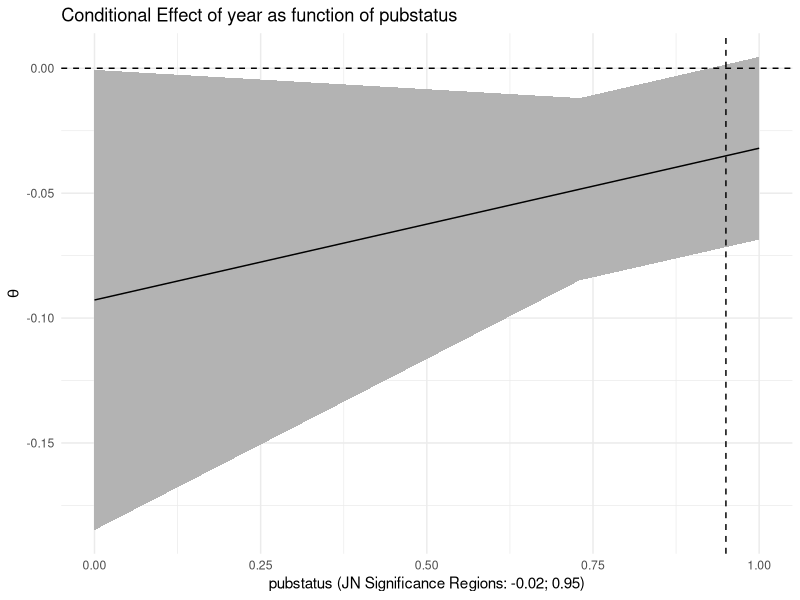

Write R code to recreate this figure.
## ---- chunk 1
jnt = function(.rma.mv, predictor, moderator, alpha = .05) {
    require(stringi)
    library(tidyverse)
    
    # get coefficient for the predictor
    b1 = .rma.mv$b[predictor, 1]
    # get coefficient for the interaction term
    b3 = .rma.mv$b[paste0(predictor, ":", moderator), 1]
    
    # standard error for the predictor term
    se_b1 = .rma.mv$se[which(rownames(summary(.rma.mv)$b) == predictor)]
    
    # standard error for the interaction term
    se_b3 = .rma.mv$se[which(rownames(summary(.rma.mv)$b) == paste0(predictor, ":", moderator))]
    
    # covariance for the predictor and the interaction term
    COV_b1b3 = .rma.mv$vb[which(rownames(summary(.rma.mv)$b) == predictor), which(rownames(summary(.rma.mv)$b) == paste0(predictor, ":", moderator))]
    
    # the t-critical value
    t_crit = qt(1 - alpha / 2, df.residual(.rma.mv))
    
    
    # see Bauer & Curran, 2005
    a = t_crit ^ 2 * se_b3 ^ 2 - b3 ^ 2
    
    b = 2 * (t_crit ^ 2 * COV_b1b3 - b1 * b3)
    
    c = t_crit ^ 2 * se_b1 ^ 2 - b1 ^ 2
    
    jn = c((-b - sqrt(b ^ 2 - 4 * a * c)) / (2 * a),
           (-b + sqrt(b ^ 2 - 4 * a * c)) / (2 * a))
    
    JN = sort(unname(jn))
    
    # see whether it's inside the two numbers or outside
    
    if (length(JN) != 0){
        # randomly pick a number between the two cutoffs
        test_num <- runif(1, JN[1], JN[2])
        test_theta = b1 + test_num * b3
        test_se_theta = sqrt(se_b1 ^ 2 + 2 * test_num * COV_b1b3 + test_num ^ 2 * se_b3 ^ 2)
        
        test.ci.lo_theta = test_theta - qt(1 - alpha / 2, df.residual(.rma.mv)) * test_se_theta
        test.ci.hi_theta = test_theta + qt(1 - alpha / 2, df.residual(.rma.mv)) * test_se_theta
        if (0 %in% c(test.ci.lo_theta:test.ci.hi_theta)){
            print("inside the range")
        } else {
            print("outside the range")
        }
    }
    
    
    return(JN)
    rm(.rma.mv)
}
## ---- chunk 2
theta_plot = function(.rma.mv,
                      predictor,
                      moderator,
                      alpha = .05,
                      jn = F) {
    require(dplyr)
    require(ggplot2)
    theme_set(theme_minimal())
    require(stringi)
    
    .data = tibble(
        # get coefficient for the predictor
        b1 = .rma.mv$b[predictor, 1],
        # get coefficient for the interaction term
        b3 = .rma.mv$b[paste0(predictor, ":", moderator), 1],
        
        Z = quantile(.rma.mv$X[, moderator], seq(0, 1, .01)),
        
        theta = b1 + Z * b3,
        
        # standard error for the predictor term
        se_b1 = .rma.mv$se[which(rownames(summary(.rma.mv)$b) == predictor)],
        
        # standard error for the interaction term
        se_b3 = .rma.mv$se[which(rownames(summary(.rma.mv)$b) == paste0(predictor, ":", moderator))],
        
        # covariance for the predictor and the interaction term
        COV_b1b3 = .rma.mv$vb[which(rownames(summary(.rma.mv)$b) == predictor), which(rownames(summary(.rma.mv)$b) == paste0(predictor, ":", moderator))], 
        
        se_theta = sqrt(se_b1 ^ 2 + 2 * Z * COV_b1b3 + Z ^ 2 * se_b3 ^ 2),
        
        ci.lo_theta = theta - qt(1 - alpha / 2, df.residual(.rma.mv)) * se_theta,
        ci.hi_theta = theta + qt(1 - alpha / 2, df.residual(.rma.mv)) * se_theta
    )
    
    
    if (jn) {
        JN = jnt(
            .rma.mv = .rma.mv,
            predictor = predictor,
            moderator = moderator,
            alpha = alpha
        )
        JN_lines = geom_vline(xintercept = JN, linetype = 2)
        JN_regions = ifelse(length(JN) == 0,
                            "no significance regions",
                            paste(round(JN, 2), collapse = "; "))
        Xlab = paste0(moderator, " (JN Significance Regions: ", JN_regions, ")")
    } else {
        Xlab = moderator
        JN_lines = NULL
    }
    .data %>%
        ggplot(aes(x = Z, y = theta)) +
        geom_ribbon(aes(ymin = ci.lo_theta, ymax = ci.hi_theta), fill = "grey70") +
        geom_line() +
        ggtitle(paste(
            "Conditional Effect of",
            predictor,
            "as function of",
            moderator
        )) +
        geom_hline(yintercept = 0, linetype = 2) +
        labs(x = Xlab, y = expression(theta)) +
        JN_lines +
        xlim(min(.rma.mv$X[, moderator]), max(.rma.mv$X[, moderator]))
}
## ---- chunk 3
library(metafor)
mod <- rma.mv(yi, vi, mods = ~ year * pubstatus, random = ~ 1 | study/esid, data= dat.assink2016)
summary(mod)

jnt(mod, predictor = "year", moderator = "pubstatus")

theta_plot(mod, predictor = "year", moderator = "pubstatus", jn = T)
